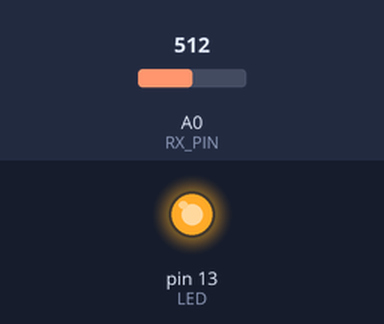
A sketch run on a simulated Arduino Uno, built with avr-gcc and run on an emulated ATmega328P. Shown: output pins drawn as LEDs (lit = HIGH). The test bench sets the inputs (shaded band); at power-on: A0 (RX_PIN) = 512. What the sketch prints to the serial monitor is not drawn.

Above: at 1.2 s.
1.3 s: A0 (RX_PIN) set to 42
2.8 s: A0 (RX_PIN) set to 36
At 4.1 s:
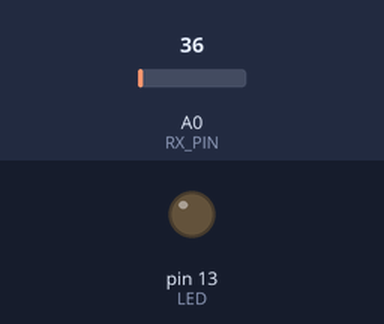
Timing chart, 0 to 5.8 s (numbered marks = the images above; inputs shaded):
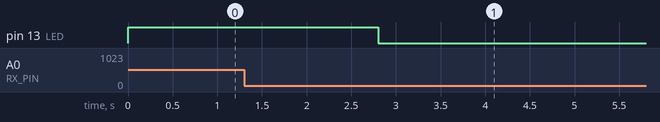

The sketch:

sketch_jul21a.ino
```cpp
#define LED 13
#define RX_PIN A0

#ifndef cbi
#define cbi(sfr, bit) (_SFR_BYTE(sfr) &= ~_BV(bit))
#endif
#ifndef sbi
#define sbi(sfr, bit) (_SFR_BYTE(sfr) |= _BV(bit))
#endif

/* Toggle HIGH or LOW digital write */
volatile int toggle = 0;

volatile int sampleReady = 0;

volatile int sample = 0;

volatile int samples = 0;

volatile int samplesCount = 7;

int upperThreshold = 70;

int lowerThreshold = 40;

void initRX(void)
{
    TCCR1A = 0;     // set entire TCCR1A register to 0
    TCCR1B = 0;     // same for TCCR1B

    // set compare match register to desired timer count:
    OCR1A = 250;

    TCCR1B |= (1 << CS11);

    // turn on CTC mode:
    TCCR1B |= (1 << WGM12);
    // enable timer compare interrupt:
    TIMSK1 |= (1 << OCIE1A);
    sei();          // enable global interrupts
}

void setup(){
   pinMode(LED, OUTPUT);
   pinMode(RX_PIN, INPUT);
   initRX();
   Serial.begin(115200);
}

void loop(){
  if (sampleReady) {
    digitalWrite(LED, sample == 0 ? LOW : HIGH);
    if (sample == 1) {
      Serial.println("--------BEAT----------");
    }
    sampleReady = 0;
  }
}


ISR(TIMER1_COMPA_vect)
{
   cli();
   int rawData = analogRead(RX_PIN);
   if (!sampleReady && rawData < lowerThreshold || rawData > upperThreshold) {
       sample = rawData > upperThreshold ? 1 : 0;
       sampleReady = 1;
   }
   sei();
}
```

Measured:
- the behaviour switches between 40 and 39 on A0 (RX_PIN) (found by bisection; images 0 and 1)
- after the input at 1.3 s, every drawn part: stays the same
- after the input at 2.8 s, pin 13 (LED): HIGH → LOW at once
